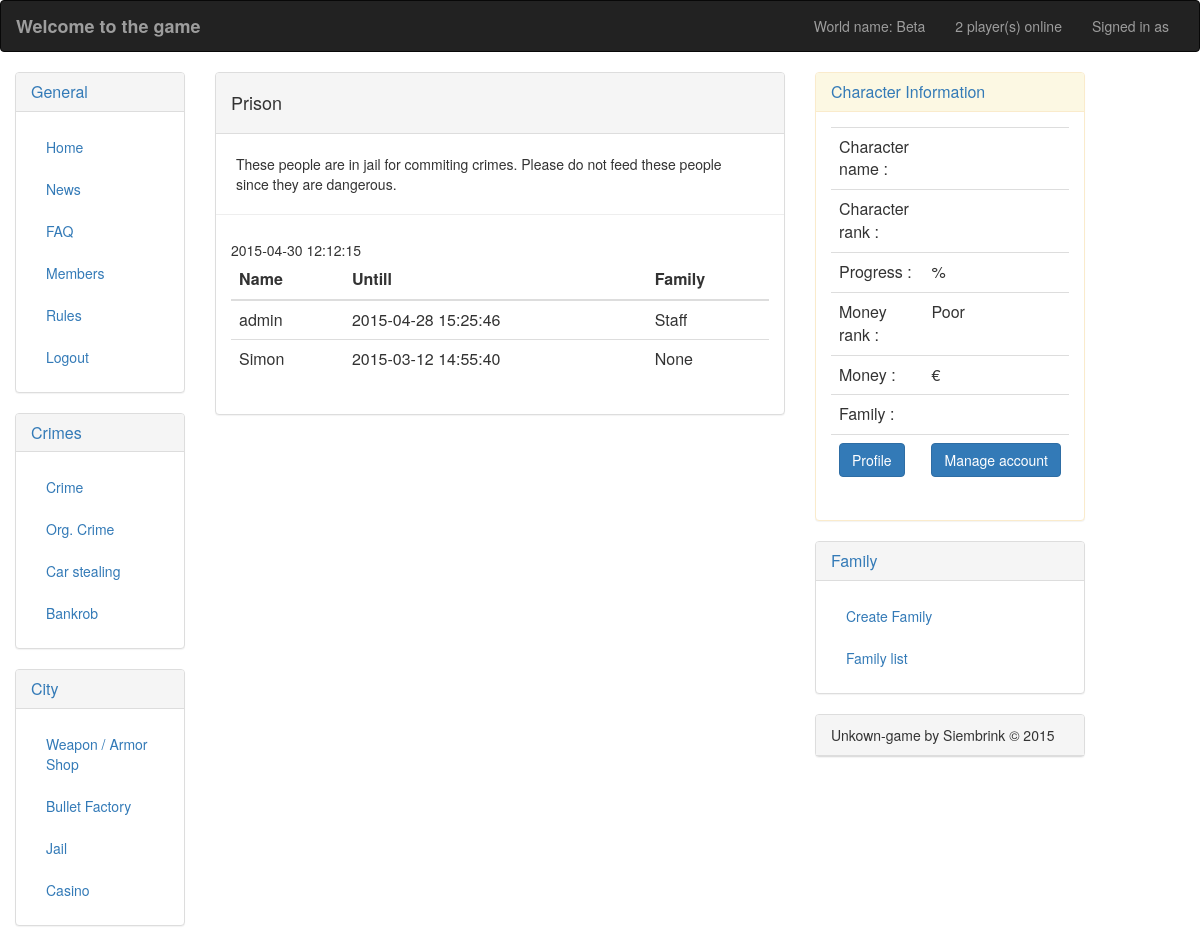
/game/jail.php, run on the app's committed database.
### tables this page shows
CREATE TABLE IF NOT EXISTS `world` (
`world_id` int(2) NOT NULL,
  `world_name` varchar(30) NOT NULL,
  `world_start` datetime NOT NULL,
  `world_end` datetime NOT NULL
);

CREATE TABLE IF NOT EXISTS `player` (
`id` int(11) NOT NULL,
  `player_name` varchar(30) NOT NULL,
  `rank` varchar(30) NOT NULL DEFAULT 'Rookie',
  `progress` int(2) NOT NULL DEFAULT '0',
  `family` varchar(30) NOT NULL DEFAULT 'None',
  `money` int(12) NOT NULL DEFAULT '10000',
  `banned` int(1) NOT NULL DEFAULT '0',
  `online` int(1) NOT NULL DEFAULT '0',
  `avatar` varchar(100) NOT NULL DEFAULT 'images/avatar/maffia_avatar.jpg',
  `profile_text` longtext NOT NULL,
  `crime1` varchar(30) NOT NULL,
  `crime2` varchar(30) NOT NULL,
  `crime3` varchar(30) NOT NULL,
  `crime4` varchar(30) NOT NULL,
  `weapon` varchar(30) NOT NULL,
  `armor` varchar(30) NOT NULL,
  `bullets` int(11) NOT NULL,
  `jail` varchar(30) NOT NULL
);

### game/includes/functions.php (called while the page is built, shortened)
<?php
function selectWorldName($connection, $id) {
    $select = mysqli_prepare($connection, "SELECT world_name, world_start, world_end FROM world WHERE world_id = ?");
    mysqli_stmt_bind_param($select, "i", $id);
    mysqli_stmt_execute($select);
    mysqli_stmt_bind_result($select, $name, $start, $end);
    return array($name, $start, $end);
}
function usersOnline($connection) {
    $number = 1;
    $select = mysqli_prepare($connection, "SELECT count(online) FROM player WHERE online = ?");
    mysqli_stmt_bind_param($select, "i", $number);
    mysqli_stmt_execute($select);
    mysqli_stmt_bind_result($select, $online);
    return $online;
}

### game/jail.php (the view, shortened to what this page needs)
<?php
include ("../includes/config.php");
include ("includes/functions.php");
$world = selectWorldName($connection, 1);
$online = usersOnline($connection_world);
?>
<html>
    <head>
        <link rel="stylesheet" type="text/css" href="../css/bootstrap.css">
        <link rel="stylesheet" type="text/css" href="../css/style.css">
    </head>
    <body>
        <div class="container-fluid">
            <div class="row">
                <div class="col-md-offset-0 main">
                    <nav class="navbar navbar-inverse">
                        <div class="container-fluid">
                            <div class="navbar-header">
                                <a class="navbar-brand" href="#">
                                    <strong>Welcome to the game</strong>
                                </a>
                            </div>
                            <p class="navbar-text navbar-right">Signed in as <?php echo $_SESSION['name']; ?></p>
                            <p class="navbar-text navbar-right"><?php echo $online; ?> player(s) online</p>
                            <p class="navbar-text navbar-right">World name: <?php echo $world[0]; ?></p>
                        </div>
                    </nav>
                    <?php
                    include("layout/navside.php");
                    ?>
                    <div class="col-sm-6">
                        <div class="panel panel-default">
                            <div class="panel-heading"><h4>Prison</h4></div>
                            <p class="page-header" style="padding: 20 30 20 20px;">
                                These people are in jail for commiting crimes. Please do not feed these people since they are dangerous.
                            </p>
                            <div class="panel-body">
                                <?php
                                $now_time = date("Y-m-d H:i:s");
                                echo $now_time;
                                $query = mysqli_query($connection_world, "SELECT player_name, jail, family FROM player WHERE jail > '.$now_time.' ");
                                echo '<table class="table">';
                                echo '<thead><th>Name</th><th>Untill</th><th>Family</th></thead>';
                                while ($row = mysqli_fetch_row($query)) {
                                    echo '<tr>';
                                    echo '<td>' . $row[0] . '</td>';
                                    echo '<td>' . $row[1] . '</td>';
                                    echo '<td>' . $row[2] . '</td>';
                                    echo'</tr>';
                                }
                                echo '</table>';
                                ?>
                            </div>
                        </div>
                    </div>
                    <?php
                    include ("layout/navright.php");
                    ?>
                </div>
            </div>
        </div>
    </body>
</html>

### css/style.css (style rules this page uses)
body { // background-color: #C0C0C0; background-image: url("/maffia/game/images/background.jpg"); }

### data on the page
world: world_name "Beta"
player: player_name "admin", jail "2015-04-28 15:25:46", family "Staff"
player: player_name "Simon", jail "2015-03-12 14:55:40", family "None"

### other printed values
$online "2"
$money "Poor"
